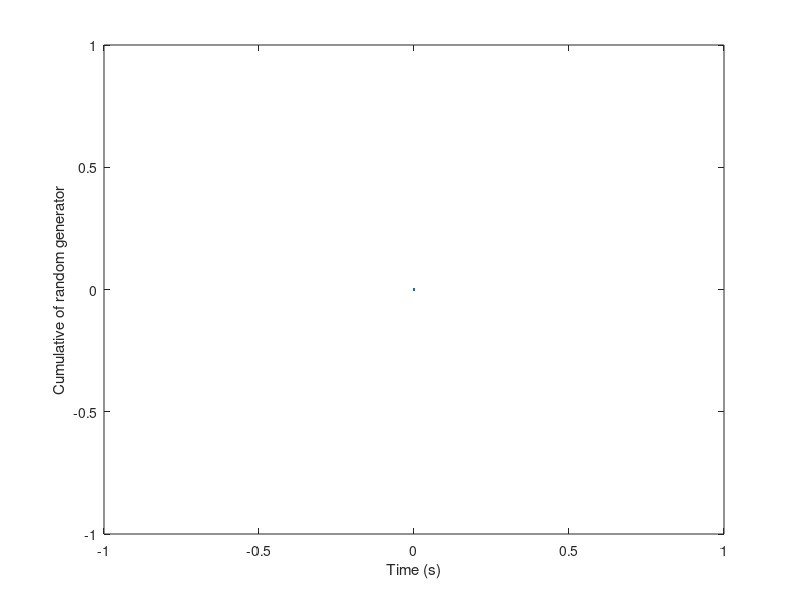

Here is the MATLAB script that generated this plot: (Note: this script raises an error after producing the figure.)
function testBackgroundFunction

% Create a figure

figurehandle = figure                            ;
set(figurehandle, 'CloseRequestFcn', @myclosereq);
setappdata(0,'figurehandle',figurehandle)        ;

% Create initial data

delT = 1       ;%update frequency
X=0;
Y = 0;

setappdata(figurehandle,'delT', delT);

% Plot initial data to the figure

plot(X, Y);
xlabel('Time (s)')
ylabel('Cumulative of random generator')

% Create and start a timer

mytimer     = timer('TimerFcn'     ,@testBackground_update, ...
                   'StartDelay'   , 0            , ...
                   'Period'       , delT         , ...
                   'Name'         ,'objectTimer' , ...
                   'ExecutionMode','fixedrate'        );

start(mytimer);

% Disable access to the handle

set(figurehandle, 'HandleVisibility', 'callback')

function testBackground_update(varargin)
% Get handles

fig   = getappdata(0,'figurehandle');
axe   = get(fig,'Children');

% Find the axis data

h     = get(axe,'Children');

xdata = get(h,'XData');   
ydata = get(h,'YData');   

% Update figure for the new time

xdata = [xdata xdata(end)+1];
ydata = [ydata, ydata(end)+rand];

set(h, 'XData', xdata);
set(h, 'YData', ydata);

% Create a new figure title

title(axe,[ 'Cumulative of random'])

% Fix the 'tick spacing' problem when scrolling

set(axe, 'XLim', [min(xdata)  max(xdata)]);

% Make sure the axis limits go to zero

ylim    = get(axe,'YLim');
ylim(1) = 0              ;
ylim(2) = max(ydata)*1.2 ;
set(axe,'YLim',ylim)     ;
   

% --------------------------------------------------------------------------
% myclosereq()
% --------------------------------------------------------------------------
% Deletes the timer when the figure is closed 
% --------------------------------------------------------------------------
function myclosereq(varargin)

% Stop and delete timer

mytimer = timerfind('Name', 'objectTimer') ;

if ~isempty(mytimer)
  stop  (mytimer)                         ;
  delete(mytimer)                         ;
end

% Call normal close request

closereq                                   ;